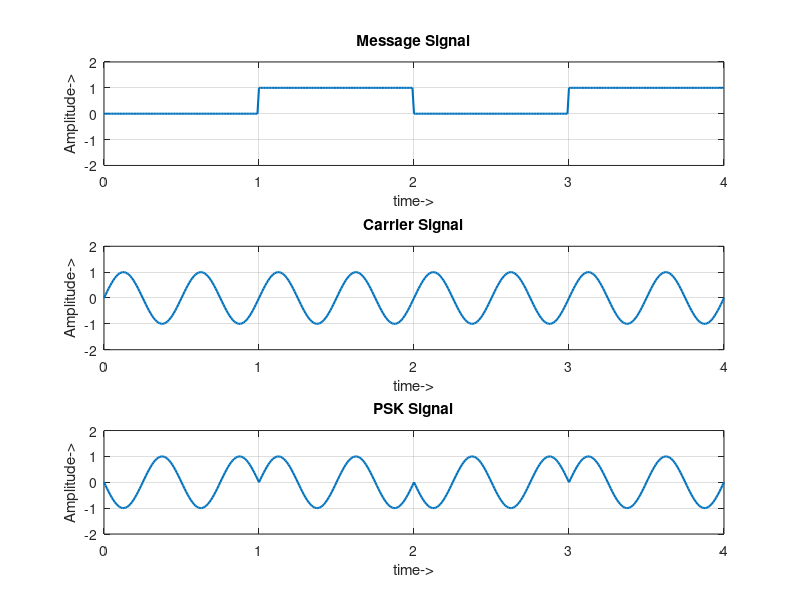

This chart was generated by the following MATLAB code:
clc;close all;clear all;
b = [0 1 0 1];
b1 = b;
n = length(b);

for i = 1 : n
    x((i*100) :(i+1)*100) = b(i);
end 
x = x(100:end);
t = 0 : (1/100) : n;
subplot(3,1,1);
plot(t ,x,"LineWidth",1.5);
title('Message Signal');
xlabel('time->'); ylabel('Amplitude->');
grid on ; axis([0 n -2 +2]);

for i = 1: n
    if b1(i)== 0
        b1(i)= -1;
    else
        b1(i)=1;
    end
    x1((i*100) : (i+1)*100) = b1(i);
end
x1= x1(100:end);

c = sin(2*pi*2*t);
subplot(3,1,2);
plot(t,c,"LineWidth",1.5);
title('Carrier Signal');
xlabel('time->'); ylabel('Amplitude->');
grid on ; axis([0 n -2 +2]);

%psk signal
psk = x1.*c ;
subplot(3,1,3);
plot(t,psk,"LineWidth",1.5);
title('PSK Signal');
xlabel('time->'); ylabel('Amplitude->');
grid on ; axis([0 n -2 +2]);



